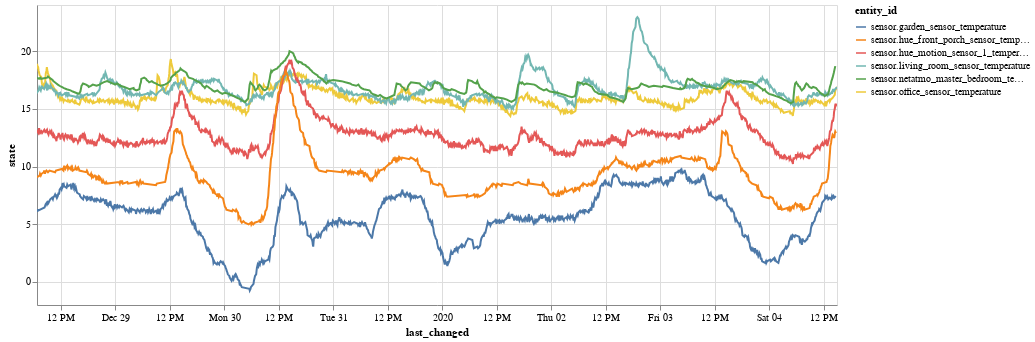

Write notebook code for a chart like this one.
### Code cell
import altair as alt
alt.data_transformers.enable('default', max_rows=None)

alt.Chart(df[df['device_class'] == 'temperature']).mark_line().encode(
    x='last_changed',
    y='state',
    color='entity_id',
    tooltip=['entity_id', 'state', 'last_changed']
).properties(
    width=800,
    height=300
).interactive()

### Figure 1 — Vega-Lite specification as saved in the notebook (floating-point values rounded to 4 significant figures; data arrays with more than 128 entries replaced by an {"elided": "..."} marker saying what was removed)
{"config": {"view": {"continuousWidth": 400, "continuousHeight": 300}}, "data": {"name": "data-0846f0fc06e7370193e6f1c4680ac0c5"}, "mark": "line", "encoding": {"color": {"type": "nominal", "field": "entity_id"}, "tooltip": [{"type": "nominal", "field": "entity_id"}, {"type": "quantitative", "field": "state"}, {"type": "temporal", "field": "last_changed"}], "x": {"type": "temporal", "field": "last_changed"}, "y": {"type": "quantitative", "field": "state"}}, "height": 300, "selection": {"selector001": {"type": "interval", "bind": "scales", "encodings": ["x", "y"]}}, "width": 800, "$schema": "https://vega.github.io/schema/vega-lite/v4.0.0.json", "datasets": {"data-0846f0fc06e7370193e6f1c4680ac0c5": {"elided": "5787 records"}}}
